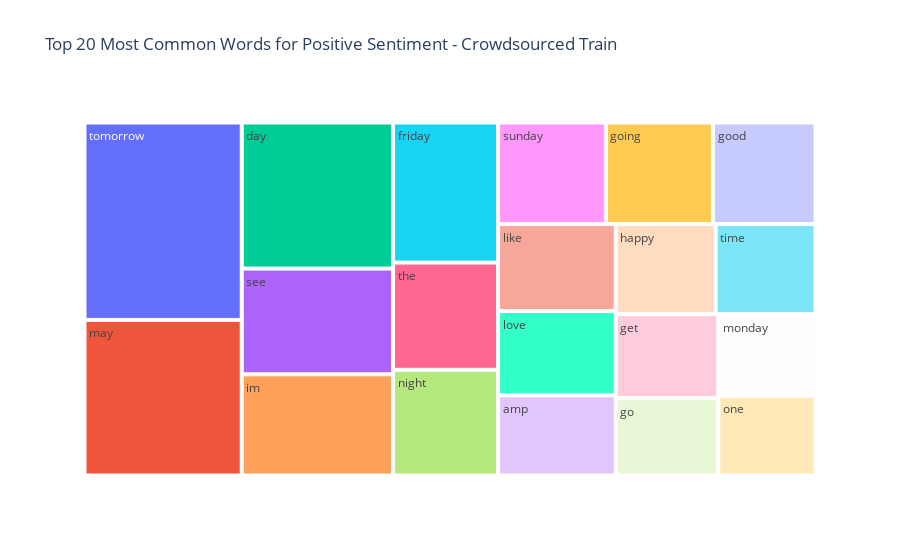
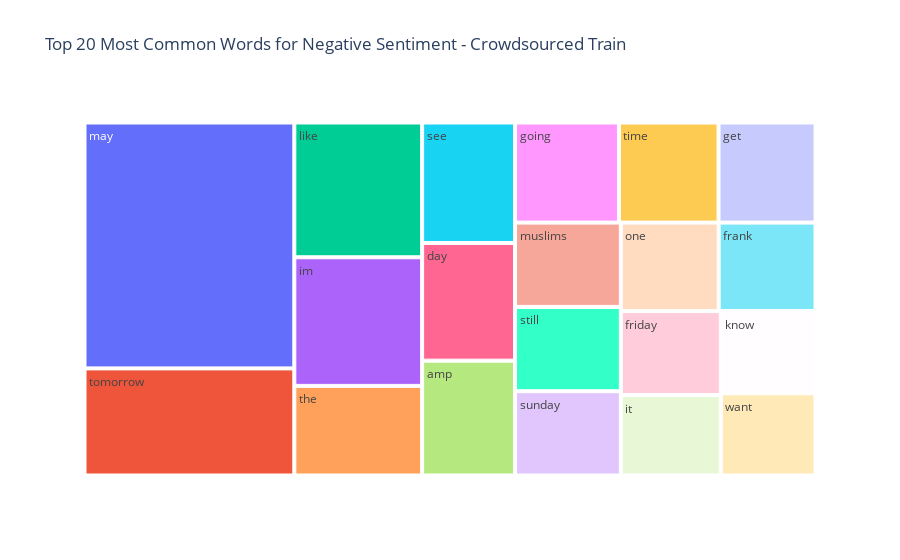
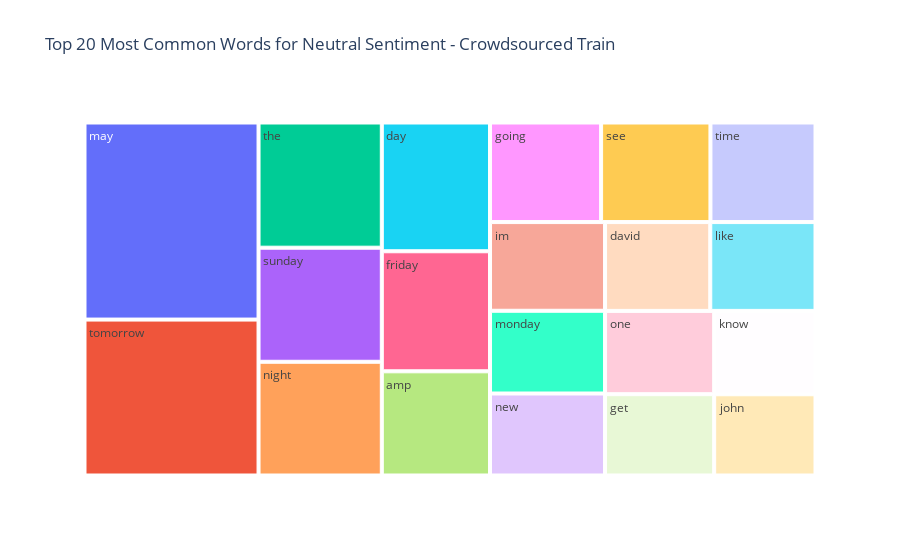
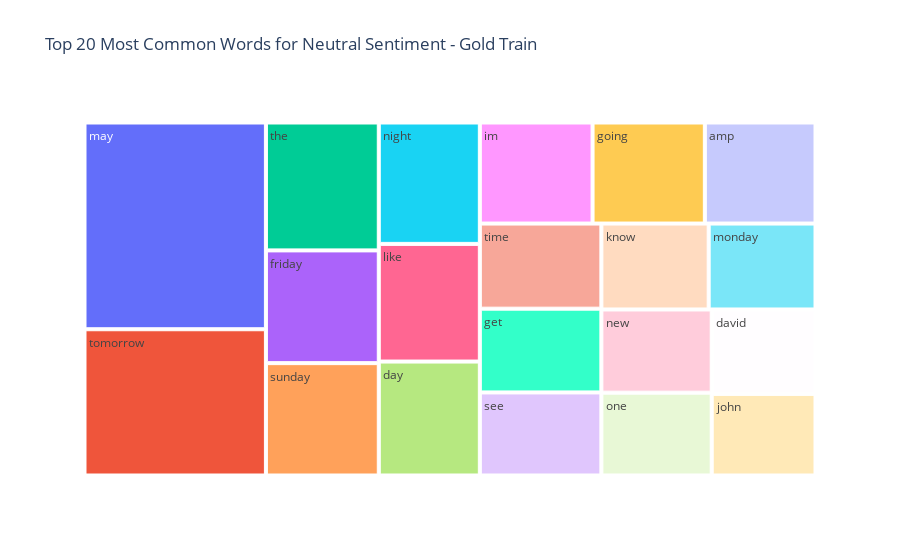

These figures' notebook cell, in order:
### Markdown cell above
We can see that https and http are present for the test set, so it seems a good choice to consider them in the training sets. Otherwise we can see that quite a few words that are present in the test dataframe are not present in the training sets. This is good since we want to be able to test our model on such data, since the test sets purpose is to see how the model performs on unseen data, meaning no data leakage and datapoints that are unexpected. The more the variable the test data is the better understanding of our model we will get. We want to see how the model reacts to as extreme values and circumstances, since a deployed model should be anti-fragile in the sense that the model should be scalable and extreme value resitant.

### Code cell
def top_common_words_by_sentiment(df, text_column):
    sentiments = df['sentiment'].unique()
    top_words_by_sentiment = {}
    for sentiment in sentiments:
        top_words_df = pd.DataFrame(get_top_words(df, sentiment, text_column), columns=['word', 'count'])
        top_words_df['sentiment'] = sentiment
        top_words_by_sentiment[sentiment] = top_words_df
    return top_words_by_sentiment

crowdsourced_top_words_by_sentiment = top_common_words_by_sentiment(crowdsourced_train_df, 'cleaned_text')
gold_top_words_by_sentiment = top_common_words_by_sentiment(gold_train_df, 'cleaned_text')

for dataset_name, top_words_df in [('Crowdsourced Train', crowdsourced_top_words_by_sentiment), 
                                   ('Gold Train', gold_top_words_by_sentiment)]:
    for sentiment, top_words_df in top_words_df.items():
        fig = px.treemap(top_words_df.head(20), path=['word'], values='count', 
                         title=f'Top 20 Most Common Words for {sentiment.capitalize()} Sentiment - {dataset_name}')
        fig.show()

### Figure 1 — Plotly figure (JSON) as saved in the notebook; plotly's stock layout.template omitted (floating-point values rounded to 4 significant figures)
{"data": [{"branchvalues": "total", "domain": {"x": [0, 1], "y": [0, 1]}, "hovertemplate": "labels=%{label}<br>count=%{value}<br>parent=%{parent}<br>id=%{id}<extra></extra>", "ids": ["amp", "day", "friday", "get", "go", "going", "good", "happy", "im", "like", "love", "may", "monday", "night", "one", "see", "sunday", "the", "time", "tomorrow"], "labels": ["amp", "day", "friday", "get", "go", "going", "good", "happy", "im", "like", "love", "may", "monday", "night", "one", "see", "sunday", "the", "time", "tomorrow"], "name": "", "parents": ["", "", "", "", "", "", "", "", "", "", "", "", "", "", "", "", "", "", "", ""], "type": "treemap", "values": [175, 410, 273, 160, 147, 202, 193, 167, 284, 190, 184, 454, 147, 206, 144, 297, 203, 209, 167, 576]}], "layout": {"legend": {"tracegroupgap": 0}, "title": {"text": "Top 20 Most Common Words for Positive Sentiment - Crowdsourced Train"}}}

### Figure 2 — Plotly figure (JSON) as saved in the notebook; plotly's stock layout.template omitted (floating-point values rounded to 4 significant figures)
{"data": [{"branchvalues": "total", "domain": {"x": [0, 1], "y": [0, 1]}, "hovertemplate": "labels=%{label}<br>count=%{value}<br>parent=%{parent}<br>id=%{id}<extra></extra>", "ids": ["amp", "day", "frank", "friday", "get", "going", "im", "it", "know", "like", "may", "muslims", "one", "see", "still", "sunday", "the", "time", "tomorrow", "want"], "labels": ["amp", "day", "frank", "friday", "get", "going", "im", "it", "know", "like", "may", "muslims", "one", "see", "still", "sunday", "the", "time", "tomorrow", "want"], "name": "", "parents": ["", "", "", "", "", "", "", "", "", "", "", "", "", "", "", "", "", "", "", ""], "type": "treemap", "values": [122, 125, 98, 96, 111, 119, 188, 92, 89, 197, 590, 102, 99, 128, 102, 102, 131, 114, 257, 89]}], "layout": {"legend": {"tracegroupgap": 0}, "title": {"text": "Top 20 Most Common Words for Negative Sentiment - Crowdsourced Train"}}}

### Figure 3 — Plotly figure (JSON) as saved in the notebook; plotly's stock layout.template omitted (floating-point values rounded to 4 significant figures)
{"data": [{"branchvalues": "total", "domain": {"x": [0, 1], "y": [0, 1]}, "hovertemplate": "labels=%{label}<br>count=%{value}<br>parent=%{parent}<br>id=%{id}<extra></extra>", "ids": ["amp", "david", "day", "friday", "get", "going", "im", "john", "know", "like", "may", "monday", "new", "night", "one", "see", "sunday", "the", "time", "tomorrow"], "labels": ["amp", "david", "day", "friday", "get", "going", "im", "john", "know", "like", "may", "monday", "new", "night", "one", "see", "sunday", "the", "time", "tomorrow"], "name": "", "parents": ["", "", "", "", "", "", "", "", "", "", "", "", "", "", "", "", "", "", "", ""], "type": "treemap", "values": [263, 218, 325, 303, 207, 258, 238, 192, 197, 218, 800, 222, 220, 327, 212, 254, 328, 360, 244, 633]}], "layout": {"legend": {"tracegroupgap": 0}, "title": {"text": "Top 20 Most Common Words for Neutral Sentiment - Crowdsourced Train"}}}

### Figure 4 — Plotly figure (JSON) as saved in the notebook; plotly's stock layout.template omitted (floating-point values rounded to 4 significant figures)
{"data": [{"branchvalues": "total", "domain": {"x": [0, 1], "y": [0, 1]}, "hovertemplate": "labels=%{label}<br>count=%{value}<br>parent=%{parent}<br>id=%{id}<extra></extra>", "ids": ["amp", "david", "day", "friday", "get", "going", "im", "john", "know", "like", "may", "monday", "new", "night", "one", "see", "sunday", "the", "time", "tomorrow"], "labels": ["amp", "david", "day", "friday", "get", "going", "im", "john", "know", "like", "may", "monday", "new", "night", "one", "see", "sunday", "the", "time", "tomorrow"], "name": "", "parents": ["", "", "", "", "", "", "", "", "", "", "", "", "", "", "", "", "", "", "", ""], "type": "treemap", "values": [268, 210, 276, 305, 244, 272, 273, 203, 221, 285, 899, 220, 220, 294, 219, 242, 304, 346, 248, 636]}], "layout": {"legend": {"tracegroupgap": 0}, "title": {"text": "Top 20 Most Common Words for Neutral Sentiment - Gold Train"}}}
